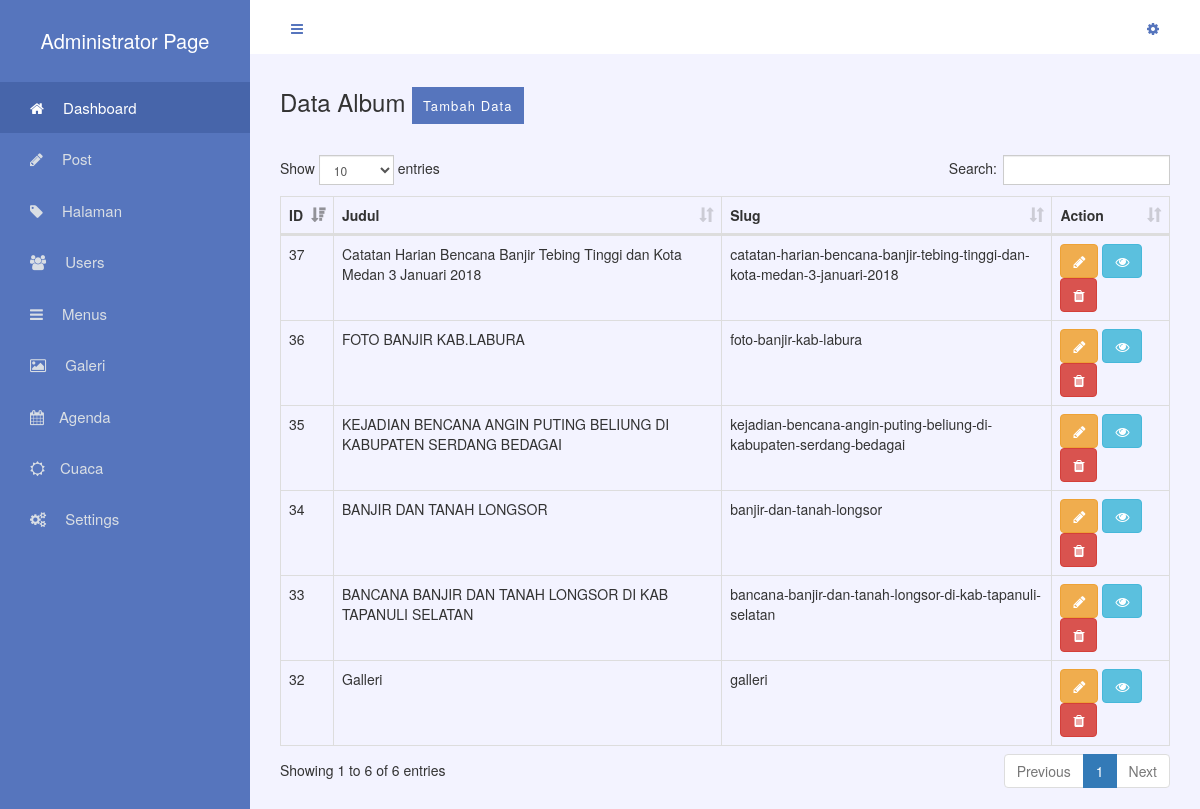
The page /gz-admin/dashboard.php?module=album_data (signed in) on the database its author committed.
### tables this page shows
CREATE TABLE `album` (
  `id_album` int(5) NOT NULL,
  `jdl_album` varchar(100) NOT NULL,
  `slug_album` varchar(100) NOT NULL,
  `aktif` enum('Y','N') NOT NULL DEFAULT 'Y'
);

### gz-includes/class.database.php (called while the page is built, shortened)
<?php
class database{
	public $mysql;
	function __construct(){
		$this->mysql = new mysqli(HOST, USERDB, PASSDB, DB);
	}
	function get_results($query_str){
		$query = $this->mysql->query($query_str);
		$data = [];
		while($fetch_data = $query->fetch_assoc()){
			$data[] = $fetch_data;
		}
		return $data;
	}
}

### gz-admin/module/album.php (the view, shortened to what this page needs)
<?php
function album_data(){
	global $db;
	$query_str = "SELECT * FROM album";
	$data = $db->get_results($query_str);
	?>
	<div class="module-header">
		<h3 class="module-title">Data Album
			<a href="?module=add_album" class="btn-add">Tambah Data</a>
		</h3>
	</div>
	<div class="module-body">
		<table class="table table-bordered" id="table-users">
			<thead>
				<tr>
					<th>ID</th>
					<th>Judul</th>
					<th>Slug</th>
					<th>Action</th>
				</tr>
			</thead>
			<tbody>
				<?php foreach ($data as $d): ?>
					<tr>
						<td><?php echo $d['id_album']; ?></td>
						<td><?php echo $d['jdl_album']; ?></td>
						<td><?php echo $d['slug_album']; ?></td>
						<td>
							<a class="btn btn-warning btn-small" href="?module=edit_album&id=<?php echo $d['id_album']; ?>"><span class="fa fa-pencil"></span></a>
							<a class="btn btn-info btn-small" href="?module=view_album&id=<?php echo $d['id_album']; ?>"><span class="fa fa-eye"></span></a>
							<form method="POST" action="?module=album_data" style="display: inline-block;">
								<button class="btn btn-danger btn-small" input="submit" name="delete">
									<span class="fa fa-trash"></span>
								</button>
							</form>
						</td>
					</tr>
				<?php  endforeach; ?>
			</tbody>
		</table>
	</div>
	<?php
}
	?>

### gz-admin/css/dashboard.css (style rules this page uses)
* { box-sizing: border-box; }
html, body { padding: 0; margin: 0; height: 100%; font-family: sans-serif; position: relative; }
.module-header, .module-body, .module-footer { padding: 15px 30px; }
.btn-add { text-decoration: none !important; background: #5675bd; padding: 8px 10px; color: #FFF !important; font-size: 13px; letter-spacing: 1.1px; vertical-align: middle; margin-left: 0px; cursor: pointer; border: 1px solid transparent; transition: 0.3s ease; border-radius: 0 !important; }
.module-body { position: relative; height: 100%; }

### rows shown on the page
album: id_album "34", jdl_album "BANJIR DAN TANAH LONGSOR", slug_album "banjir-dan-tanah-longsor"
album: id_album "32", jdl_album "Galleri", slug_album "galleri"
album: id_album "33", jdl_album "BANCANA BANJIR DAN TANAH LONGSOR DI KAB TAPANULI SELATAN", slug_album "bancana-banjir-dan-tanah-longsor-di-kab-tapanuli-selatan"
album: id_album "35", jdl_album "KEJADIAN BENCANA ANGIN PUTING BELIUNG DI KABUPATEN SERDANG BEDAGAI", slug_album "kejadian-bencana-angin-puting-beliung-di-kabupaten-serdang-bedagai"
album: id_album "36", jdl_album "FOTO BANJIR KAB.LABURA", slug_album "foto-banjir-kab-labura"
album: id_album "37", jdl_album "Catatan Harian Bencana Banjir Tebing Tinggi dan Kota Medan 3 Januari 2018", slug_album "catatan-harian-bencana-banjir-tebing-tinggi-dan-kota-medan-3-januari-2018"
